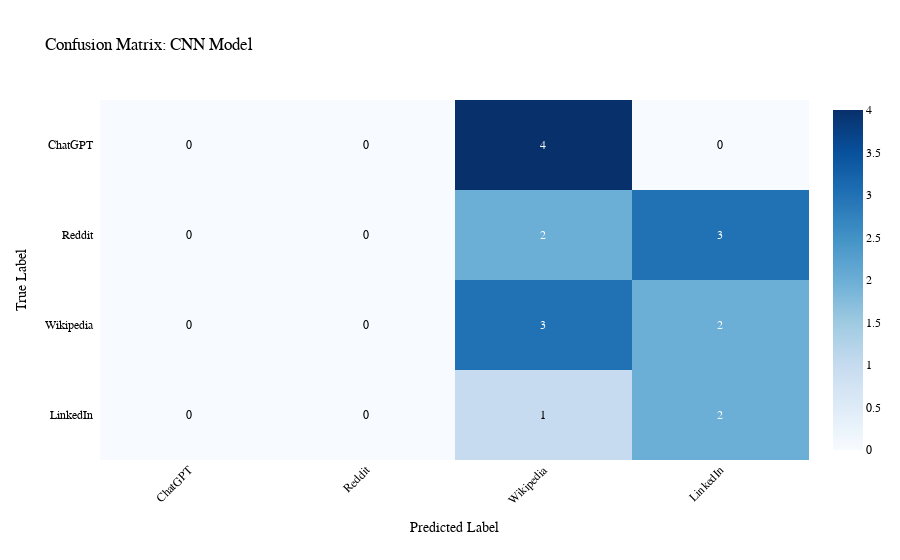

Here is the notebook cell this chart was saved with:
### Code cell
import numpy as np
from sklearn.metrics import confusion_matrix
import plotly.figure_factory as ff

# === Step 1: Define label mapping
label_mapping = {
    'ChatGPT': 0,
    'Reddit': 1,
    'Wikipedia': 2,
    'LinkedIn': 3
}

# === Step 2: Reverse mapping for display
index_to_label = {v: k for k, v in label_mapping.items()}

# === Step 3: Numeric label order
numeric_labels = list(index_to_label.keys())  # [0, 1, 2, 3]

# === Step 4: Compute confusion matrix using CNN predictions
cm = confusion_matrix(y_true, y_pred, labels=numeric_labels)

# === Step 5: Label order for axis display
website_names = [index_to_label[i] for i in numeric_labels]

# === Step 6: Define heatmap function
def create_confusion_matrix_heatmap(cm, labels, title, color_scale='Blues'):
    text_values = [[str(val) for val in row] for row in cm]

    fig = ff.create_annotated_heatmap(
        z=cm,
        x=labels,
        y=labels,
        annotation_text=text_values,
        colorscale=color_scale,
        showscale=True
    )

    fig.update_layout(
        title_text=title,
        xaxis_title="Predicted Label",
        yaxis_title="True Label",
        xaxis_side="bottom",
        yaxis_autorange='reversed',
        xaxis=dict(tickangle=-45),
        margin=dict(l=100, r=50, t=100, b=100),
        font=dict(family='Arial', size=12, color='black'),
        plot_bgcolor='white',
        paper_bgcolor='white'
    )

    fig.update_xaxes(type='category')
    fig.update_yaxes(type='category')
    return fig

# === Step 7: Plot the CNN confusion matrix
fig_cm_cnn = create_confusion_matrix_heatmap(
    cm, website_names, 'Confusion Matrix: CNN Model', color_scale='Blues'
)

fig_cm_cnn.show()

### Figure 1 — Plotly figure (JSON) as saved in the notebook; plotly's stock layout.template omitted (floating-point values rounded to 4 significant figures)
{"data": [{"colorscale": [[0, "rgb(247,251,255)"], [0.125, "rgb(222,235,247)"], [0.25, "rgb(198,219,239)"], [0.375, "rgb(158,202,225)"], [0.5, "rgb(107,174,214)"], [0.625, "rgb(66,146,198)"], [0.75, "rgb(33,113,181)"], [0.875, "rgb(8,81,156)"], [1, "rgb(8,48,107)"]], "reversescale": false, "showscale": true, "type": "heatmap", "x": ["ChatGPT", "Reddit", "Wikipedia", "LinkedIn"], "y": ["ChatGPT", "Reddit", "Wikipedia", "LinkedIn"], "z": [[0, 0, 4, 0], [0, 0, 2, 3], [0, 0, 3, 2], [0, 0, 1, 2]]}], "layout": {"annotations": [{"font": {"color": "#000000"}, "showarrow": false, "text": "0", "x": "ChatGPT", "xref": "x", "y": "ChatGPT", "yref": "y"}, {"font": {"color": "#000000"}, "showarrow": false, "text": "0", "x": "Reddit", "xref": "x", "y": "ChatGPT", "yref": "y"}, {"font": {"color": "#FFFFFF"}, "showarrow": false, "text": "4", "x": "Wikipedia", "xref": "x", "y": "ChatGPT", "yref": "y"}, {"font": {"color": "#000000"}, "showarrow": false, "text": "0", "x": "LinkedIn", "xref": "x", "y": "ChatGPT", "yref": "y"}, {"font": {"color": "#000000"}, "showarrow": false, "text": "0", "x": "ChatGPT", "xref": "x", "y": "Reddit", "yref": "y"}, {"font": {"color": "#000000"}, "showarrow": false, "text": "0", "x": "Reddit", "xref": "x", "y": "Reddit", "yref": "y"}, {"font": {"color": "#FFFFFF"}, "showarrow": false, "text": "2", "x": "Wikipedia", "xref": "x", "y": "Reddit", "yref": "y"}, {"font": {"color": "#FFFFFF"}, "showarrow": false, "text": "3", "x": "LinkedIn", "xref": "x", "y": "Reddit", "yref": "y"}, {"font": {"color": "#000000"}, "showarrow": false, "text": "0", "x": "ChatGPT", "xref": "x", "y": "Wikipedia", "yref": "y"}, {"font": {"color": "#000000"}, "showarrow": false, "text": "0", "x": "Reddit", "xref": "x", "y": "Wikipedia", "yref": "y"}, {"font": {"color": "#FFFFFF"}, "showarrow": false, "text": "3", "x": "Wikipedia", "xref": "x", "y": "Wikipedia", "yref": "y"}, {"font": {"color": "#FFFFFF"}, "showarrow": false, "text": "2", "x": "LinkedIn", "xref": "x", "y": "Wikipedia", "yref": "y"}, {"font": {"color": "#000000"}, "showarrow": false, "text": "0", "x": "ChatGPT", "xref": "x", "y": "LinkedIn", "yref": "y"}, {"font": {"color": "#000000"}, "showarrow": false, "text": "0", "x": "Reddit", "xref": "x", "y": "LinkedIn", "yref": "y"}, {"font": {"color": "#000000"}, "showarrow": false, "text": "1", "x": "Wikipedia", "xref": "x", "y": "LinkedIn", "yref": "y"}, {"font": {"color": "#FFFFFF"}, "showarrow": false, "text": "2", "x": "LinkedIn", "xref": "x", "y": "LinkedIn", "yref": "y"}], "font": {"color": "black", "family": "Arial", "size": 12}, "margin": {"b": 100, "l": 100, "r": 50, "t": 100}, "paper_bgcolor": "white", "plot_bgcolor": "white", "title": {"text": "Confusion Matrix: CNN Model"}, "xaxis": {"dtick": 1, "gridcolor": "rgb(0, 0, 0)", "side": "bottom", "tickangle": -45, "ticks": "", "title": {"text": "Predicted Label"}, "type": "category"}, "yaxis": {"autorange": "reversed", "dtick": 1, "ticks": "", "ticksuffix": "  ", "title": {"text": "True Label"}, "type": "category"}}}
